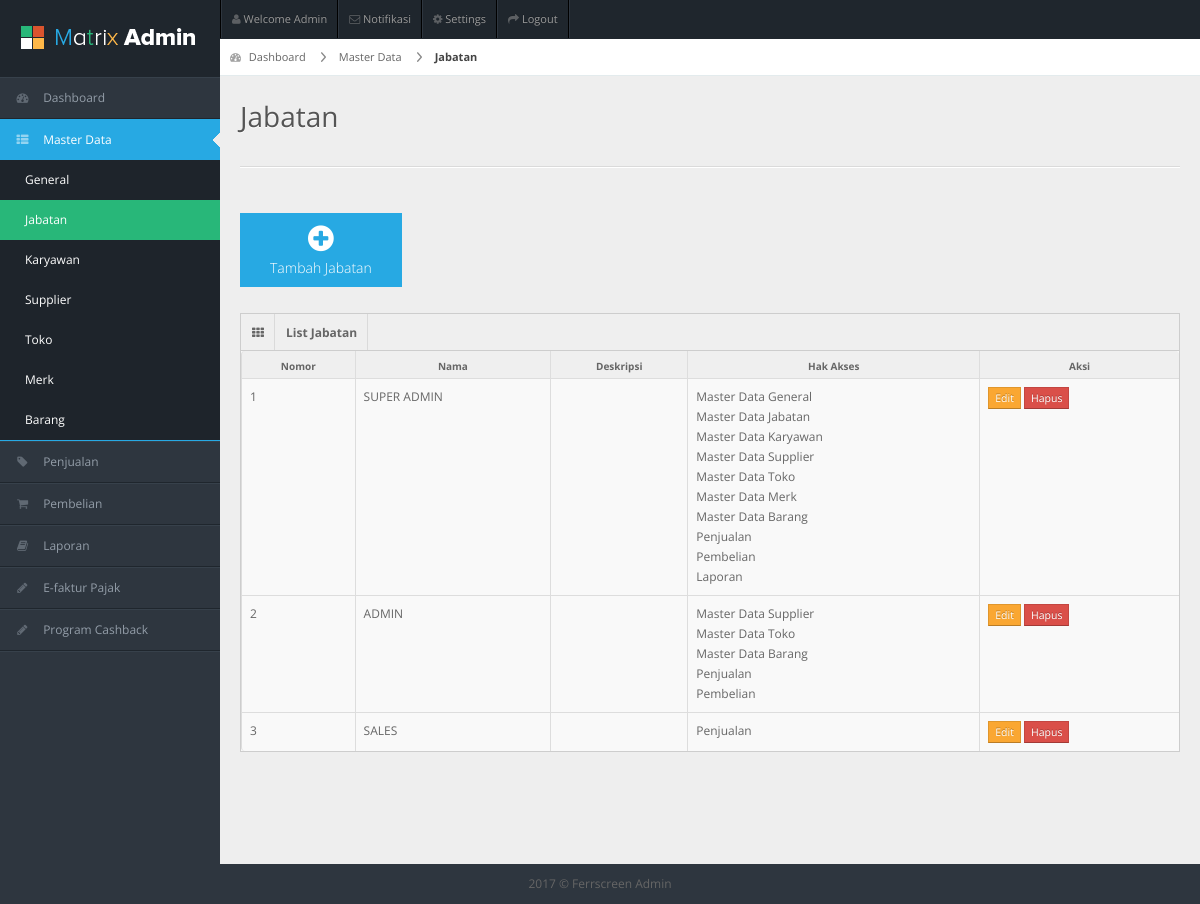
The app's page /index.php/jabatan, older data.
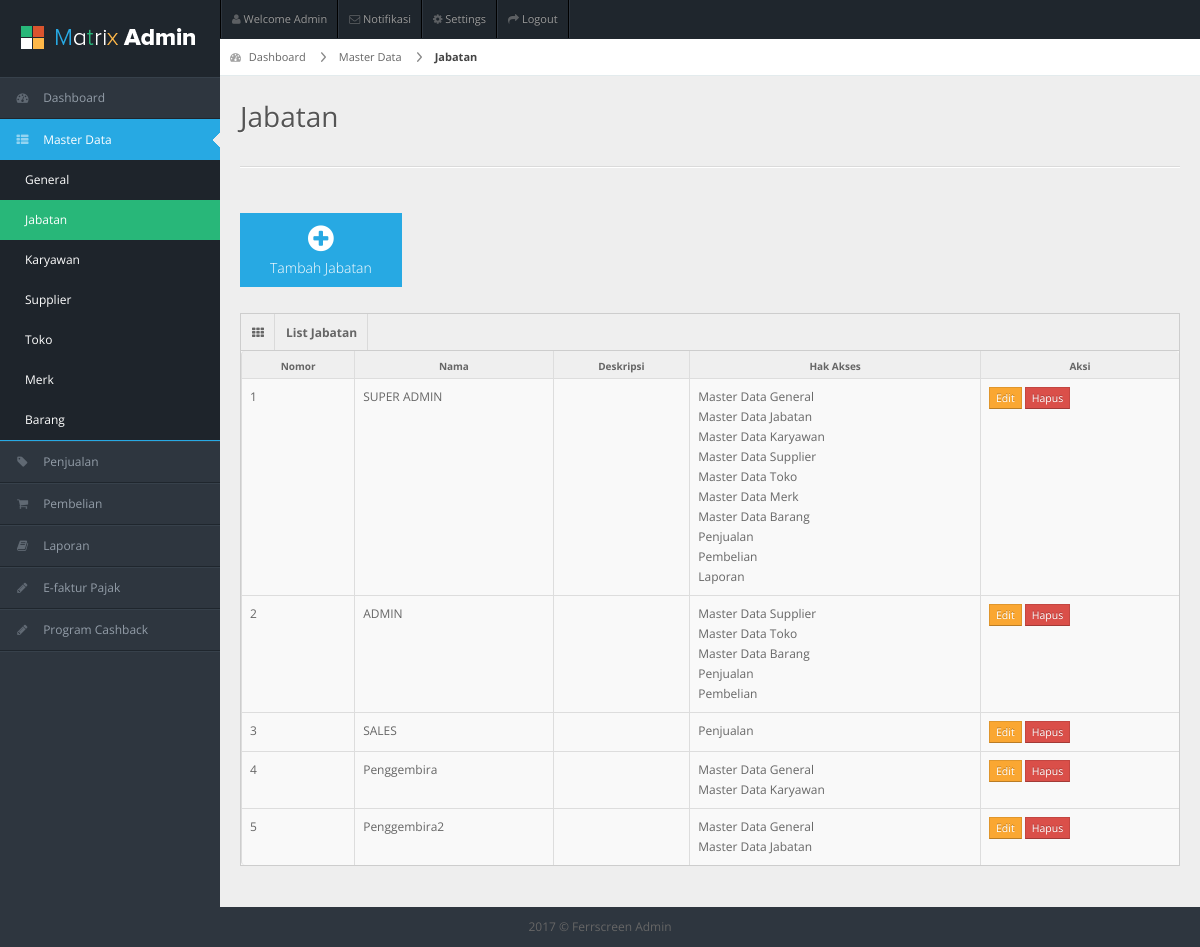
The same page, newer data.
### tables this page shows
CREATE TABLE `jabatan` (
  `id` int(11) NOT NULL,
  `nama` varchar(255) NOT NULL,
  `deskripsi` text,
  `created_at` datetime NOT NULL
);

CREATE TABLE `hak_akses` (
  `id` int(11) NOT NULL,
  `nama` varchar(255) NOT NULL,
  `deskripsi` text NOT NULL,
  `created_at` datetime NOT NULL
);

### application/controllers/Jabatan.php (called while the page is built, shortened)
<?php
class Jabatan extends CI_Controller {
	public function __construct(){
	 	$this->load->model('Jabatan_Model');
	 	$this->load->model('HakAkses_Model');
    }
	public function index()
	{
		$dataMenu = array(
	        'menuAktif' => "masterdata",
	        'subMenu' => "jabatan"
		);
		$dataJabatan = $this->Jabatan_Model->get_allJabatan();
		$data = array(
			"dataJabatan" => $dataJabatan
		);
		$this->load->view('header');
		$this->load->view('sidebar',$dataMenu);
		$this->load->view('MasterData/Jabatan/v_jabatan', $data);
		$this->load->view('footer');
	}
}

### index.php (called while the page is built, shortened)
<?php
require_once BASEPATH.'core/CodeIgniter.php';

### application/models/Jabatan_Model.php (called while the page is built, shortened)
<?php
class Jabatan_Model extends CI_Model {
    public function get_allJabatan(){
        $sql = "SELECT j.*
                FROM jabatan j
                ORDER BY j.id ASC";
        $result = $this->db->query($sql);
        $jabatans = $result->result_array();
        $jabatans2 = [];
        foreach($jabatans as $jabatan){
            $hak_akses = $this->HakAkses_Model->get_hakAksesByIdJabatan($jabatan['id']);
            if(count($hak_akses) > 0){
                $jabatan["hak_akses"] = $hak_akses;
            }else{
                $jabatan["hak_akses"] = [];
            }
            array_push($jabatans2, $jabatan);
        }
        return $jabatans2;
    }
}

### application/models/HakAkses_Model.php (called while the page is built, shortened)
<?php
class HakAkses_Model extends CI_Model {
    public function get_hakAksesByIdJabatan($id_jabatan){
         $sql = "SELECT h.*
                FROM hak_akses h, jabatan_hak_akses jh
                WHERE jh.id_jabatan = ? AND jh.id_hak_akses = h.id
                ORDER BY h.id ASC";
        $result = $this->db->query($sql, array($id_jabatan));
        return $result->result_array();
    }
}

### application/views/MasterData/Jabatan/v_jabatan.php (the view, shortened to what this page needs)
<div id="content">
  <div id="content-header">
    <div id="breadcrumb">
      <a href="<?php echo base_url();?>dashboard" title="Go to Home" class="tip-bottom">
        <i class="icon-dashboard"></i>
        Dashboard
      </a>
      <a href="#" class="">
        Master Data
      </a>
      <a href="#" class="current">
        Jabatan
      </a>
    </div>
    <h1>Jabatan</h1>
  </div>
  <div class="container-fluid">
    <hr>
    <div class="quick-actions_homepage">
      <ul class="quick-actions">
        <li class="bg_lb">
          <a href="<?php echo base_url();?>jabatan/tambahJabatan">
            <i class="icon-plus-sign"></i>
            Tambah Jabatan
          </a>
        </li>
      </ul>
    </div>
    <div class="row-fluid">
      <div class="span12">
      <div class="widget-box">
          <div class="widget-title">
            <span class="icon"><i class="icon-th"></i></span>
            <span class="icon"><b>List Jabatan</b></span>
          </div>
          <div class="widget-content nopadding">
            <table class="table table-bordered data-table">
              <thead>
                <tr>
                  <th>Nomor</th>
                  <th>Nama</th>
                  <th>Deskripsi</th>
                  <th>Hak Akses</th>
                  <th>Aksi</th>
                </tr>
              </thead>
              <tbody>
              <?php
                if(isset($dataJabatan))
                {
                    $number=1;
                    foreach ($dataJabatan as $jabatan)
                    {
                      ?>
                      <tr class="gradeX">
                                <td><?php echo $number; ?></td>
                                <td><?php echo $jabatan["nama"]; ?></td>
                                <td><?php echo $jabatan["deskripsi"]; ?></td>
                                <td>
                                <?php foreach($jabatan['hak_akses'] as $hak_akses){
                                  echo $hak_akses['nama']."<br>";
                                }
                                ?>
                               </td>
                                <td class="center">
                                    <a href="<?php echo base_url();?>jabatan/editJabatan/<?php echo $jabatan["id"] ?>" class="btn btn-warning btn-mini" role="button">Edit</a>
                                    <a href="#deleteData<?php echo $jabatan["id"] ?>" data-toggle="modal" class="btn btn-danger btn-mini" role="button">Hapus</a>
                                </td>
                              </tr>
                              <?php
                      $number++;
                    }
                  }
              ?>
              </tbody>
            </table>
          </div>
        </div>
      </div>
    </div>
  </div>
</div>

Row changes from the older to the newer data that the page shows:
added jabatan: nama "Penggembira", hak_akses (nama "Master Data General"), hak_akses (nama "Master Data Karyawan")
added jabatan: nama "Penggembira2", hak_akses (nama "Master Data General"), hak_akses (nama "Master Data Jabatan")
